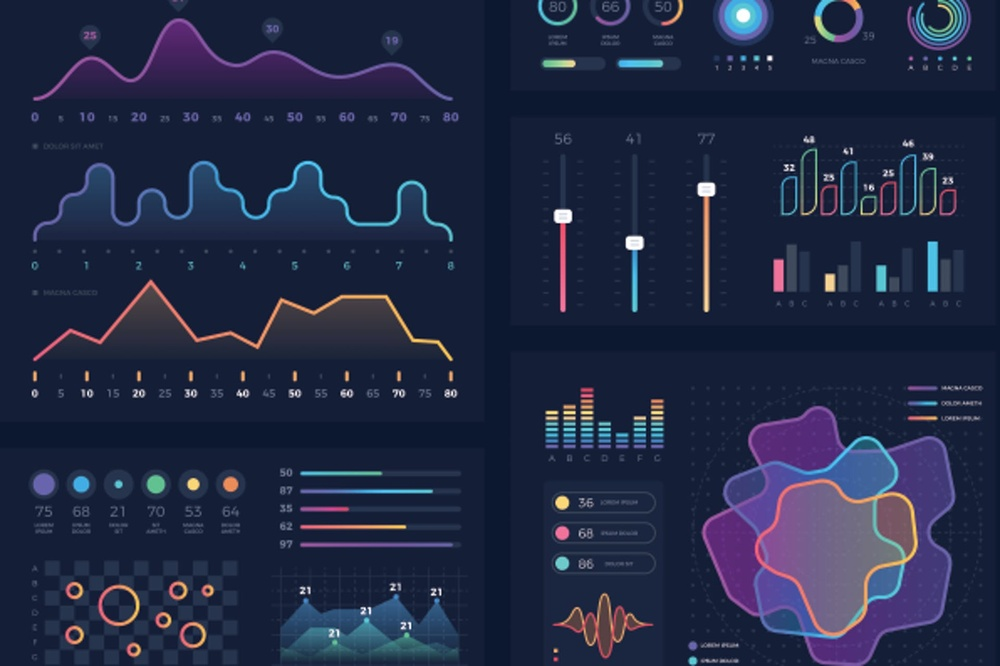
#> input picture image1.jpg, 1000 x 666 px, shrunk from 1920 x 1279 before the run, given in place of the camera
$ python 'Color-Filtering&Blurring and Smoothing.py'
#> lines starting #> are read from the running program, lines starting #| are printed output that depends on the picture; after the words box and inside, x2 and y2 are one past the last pixel; in counts of white or black regions, pixels touching at a corner belong together
import cv2
import numpy as np

cap = cv2.VideoCapture(0)

while True :
    _, frame = cap.read()
#> frame is the input picture: shape (666, 1000, 3); mean B, G, R 68.1, 41.3, 33.6
    hsv = cv2.cvtColor(frame, cv2.COLOR_BGR2HSV)
#> hsv: shape (666, 1000, 3); mean H, S, V 111.6, 153, 69.8

    # hsv = hue set value
    lower_green = np.array([35,45,45])
    upper_green = np.array([180,255,150])

    mask = cv2.inRange(hsv, lower_green, upper_green)
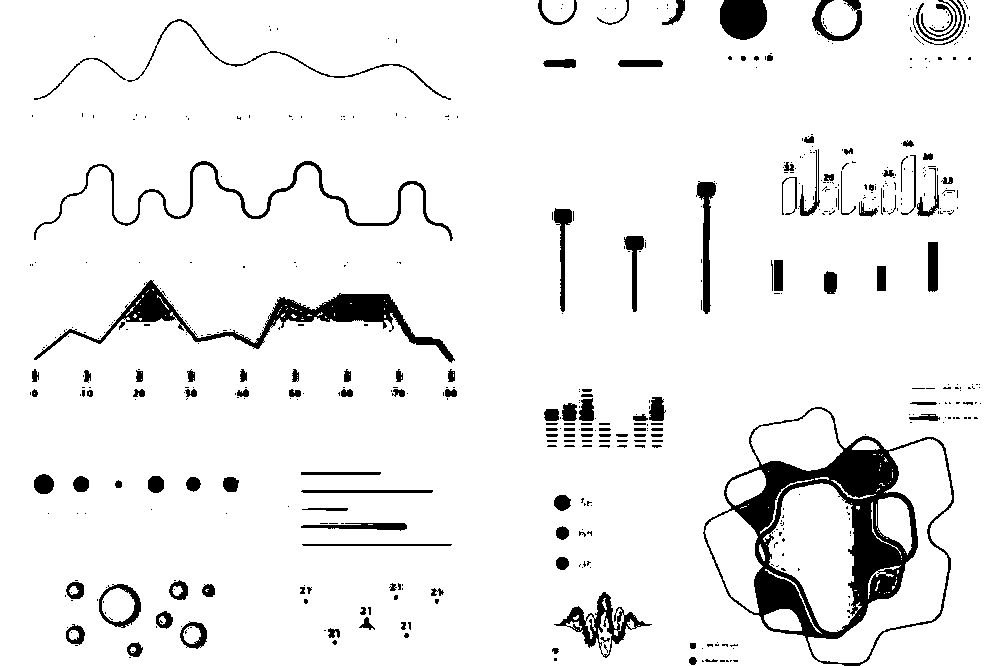
#> mask: shape (666, 1000); 93.2% white; 547 black regions (406 under 20 px), largest, box (x1, y1, x2, y2) and area: (703, 407, 954, 666) 15025, (34, 280, 455, 363) 5554, (34, 161, 453, 241) 2275
    res = cv2.bitwise_and(frame, frame, mask = mask)
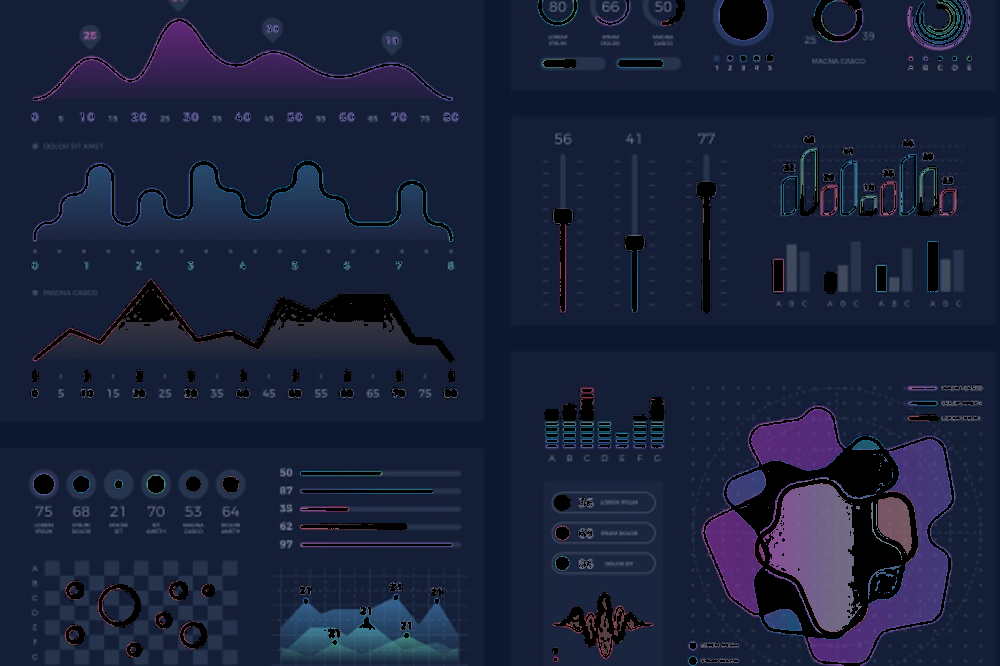
#> res: shape (666, 1000, 3); mean B, G, R 58.6, 33.4, 25.6

    kernel = np.ones((15, 15), np.float32)/255
    smoothed = cv2.filter2D(res, -1, kernel)
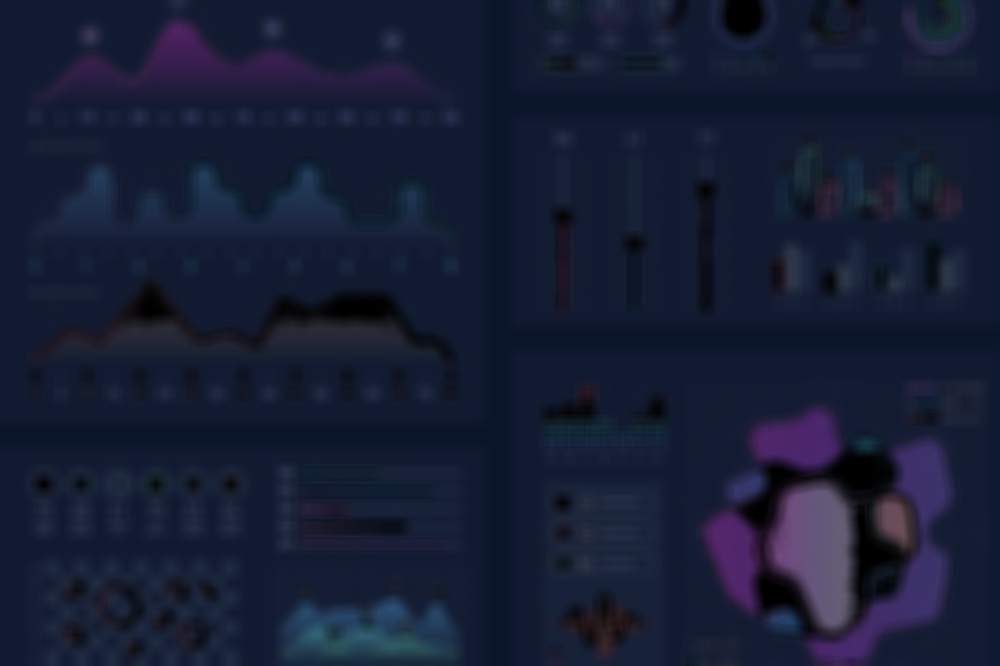
#> smoothed: shape (666, 1000, 3); mean B, G, R 51.8, 29.3, 22.6

    blur = cv2.GaussianBlur(res,(15,15),0)
    median = cv2.medianBlur(res,15)
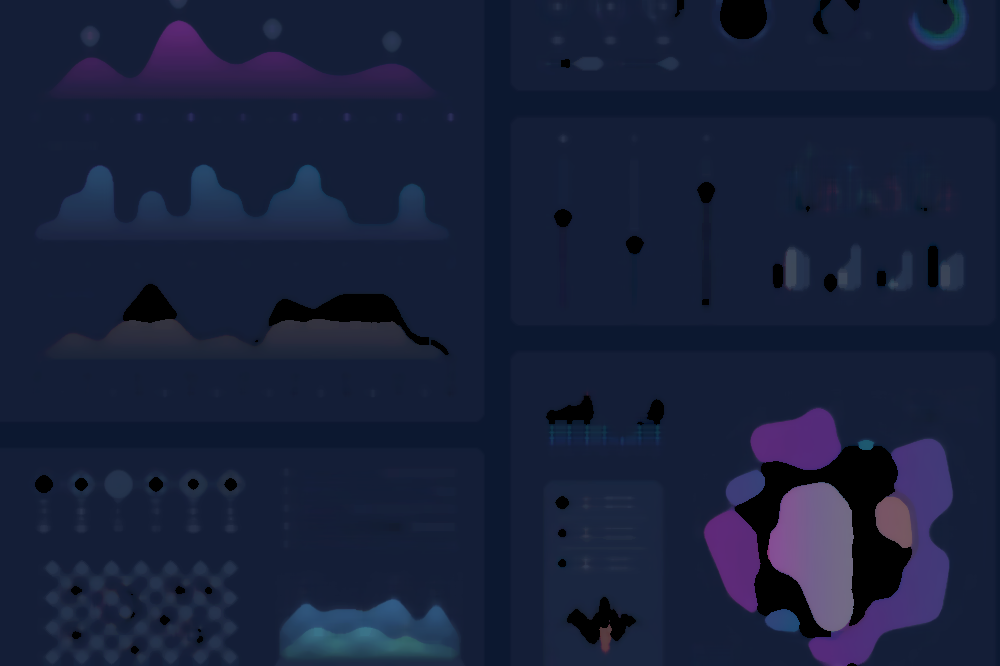
#> median: shape (666, 1000, 3); mean B, G, R 58.3, 32.3, 24.1
    bilateral =cv2.bilateralFilter(res, 15, 75, 75)


    # [7 lines of commented-out code are left out]

    k = cv2.waitKey(5) & 0xFF
#> (key Esc is pressed here)
    if k ==27:
        break


cv2.destroyAllWindows()
cap.release()

$ run again, on image2.jpg
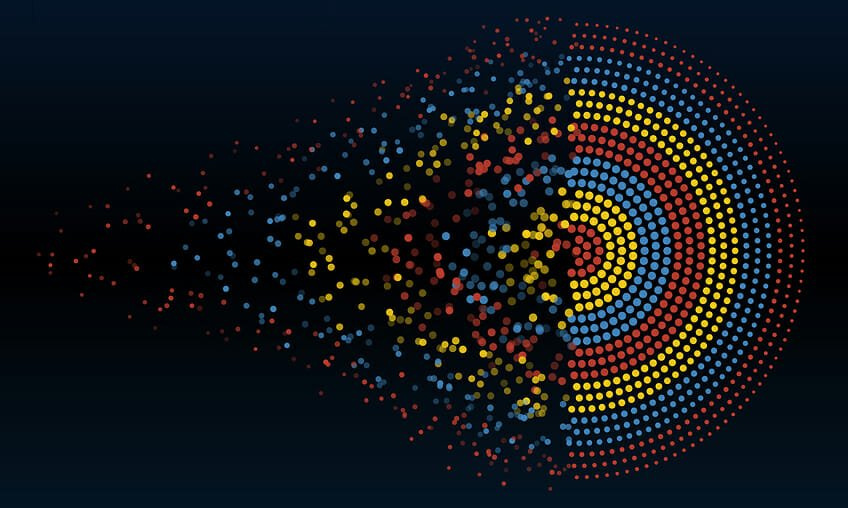
#> input picture image2.jpg, 848 x 508 px, given in place of the camera
#> frame is the input picture: shape (508, 848, 3); mean B, G, R 25.9, 21.7, 17.7
#> hsv: shape (508, 848, 3); mean H, S, V 94.2, 213.1, 35.4
#> `mask = cv2.inRange(hsv, lower_green, upper_green)`:
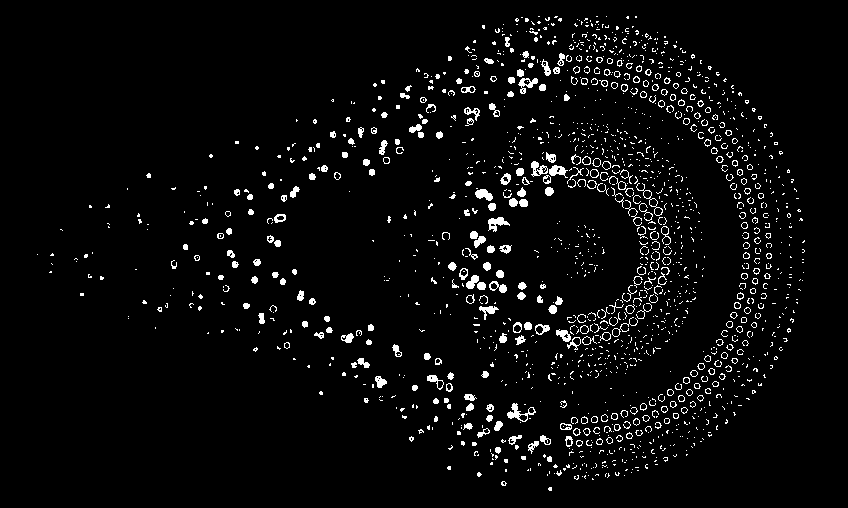
#> mask: shape (508, 848); 4% white in thin lines or dots, all inside (x1, y1, x2, y2) = (37, 16, 805, 491)
#> `smoothed = cv2.filter2D(res, -1, kernel)`:
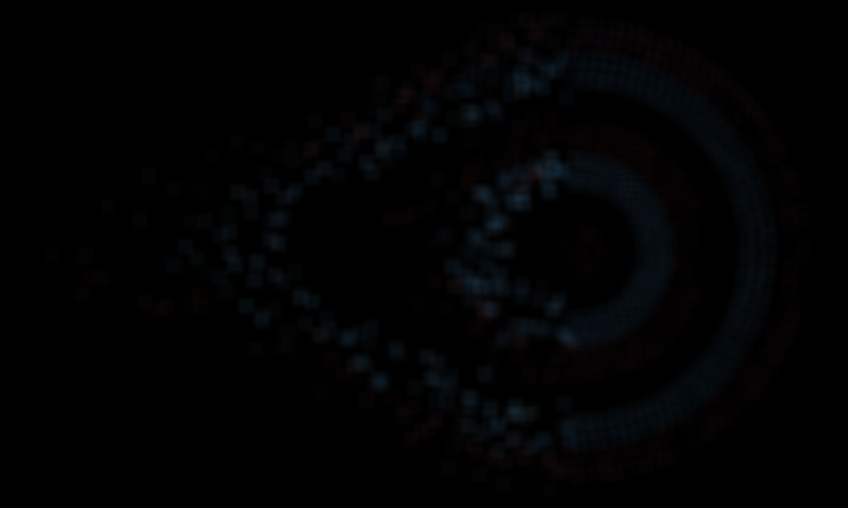
#> smoothed: shape (508, 848, 3); mean B, G, R 2.7, 2, 1.8
